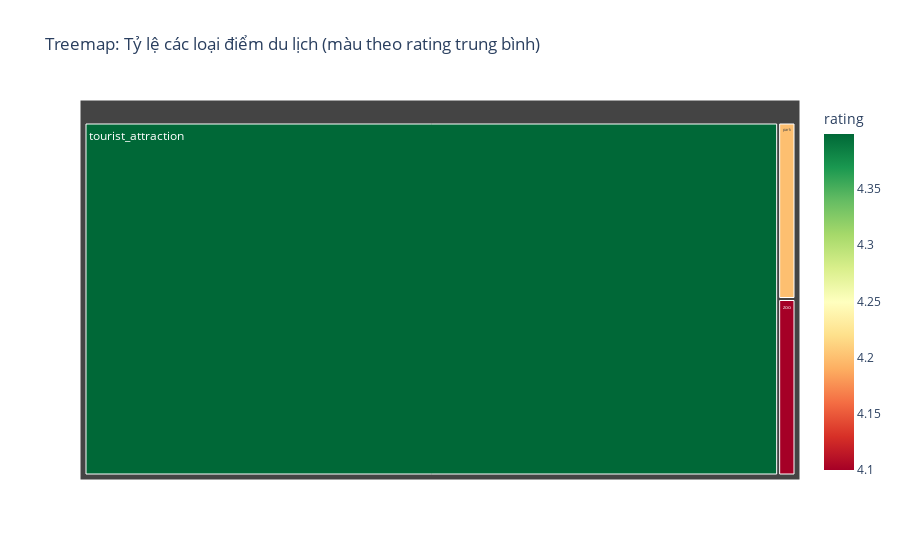

Notebook source saved alongside this figure:
### Code cell
# Biểu đồ Treemap - Tỷ lệ các loại điểm du lịch
import plotly.express as px
treemap_df = df.groupby(['type']).agg({'name':'count', 'rating':'mean'}).reset_index().rename(columns={'name':'count'})
fig = px.treemap(treemap_df, path=['type'], values='count', color='rating', color_continuous_scale='RdYlGn', title='Treemap: Tỷ lệ các loại điểm du lịch (màu theo rating trung bình)')
fig.show()

# Biểu đồ Mosaic Plot - Tỷ lệ loại điểm du lịch theo mức rating
from statsmodels.graphics.mosaicplot import mosaic
import matplotlib
plt.figure(figsize=(10,6))
mosaic(df, ['type', rating_bins], title='Mosaic Plot: Loại điểm du lịch và mức rating')
plt.xticks(rotation=45)
plt.tight_layout()
plt.show()

# Correlogram (Ma trận tương quan) giữa các biến số số học
sns.pairplot(df[['rating','user_ratings_total']].dropna())
plt.suptitle('Correlogram: Ma trận tương quan giữa các biến số', y=1.02)
plt.show()

# PCA - Giảm chiều dữ liệu rating và số lượng đánh giá
from sklearn.decomposition import PCA
from sklearn.preprocessing import StandardScaler
X = df[['rating','user_ratings_total']].dropna()
X_scaled = StandardScaler().fit_transform(X)
pca = PCA(n_components=2)
X_pca = pca.fit_transform(X_scaled)
plt.figure(figsize=(8,6))
plt.scatter(X_pca[:,0], X_pca[:,1], alpha=0.5)
plt.title('PCA: Biểu diễn dữ liệu rating và số lượng đánh giá trên 2 chiều chính')
plt.xlabel('PC1')
plt.ylabel('PC2')
plt.tight_layout()
plt.show()

# Word Cloud - Từ khóa nổi bật trong tên điểm du lịch
from wordcloud import WordCloud
text = ' '.join(df['name'].astype(str))
wordcloud = WordCloud(width=800, height=400, background_color='white', colormap='tab20').generate(text)
plt.figure(figsize=(12,6))
plt.imshow(wordcloud, interpolation='bilinear')
plt.axis('off')
plt.title('Word Cloud: Tên các điểm du lịch nổi bật')
plt.show()

### Figure 1 — Plotly figure (JSON) as saved in the notebook; plotly's stock layout.template omitted (floating-point values rounded to 4 significant figures)
{"data": [{"branchvalues": "total", "customdata": [[4.2], [4.399], [4.1]], "domain": {"x": [0, 1], "y": [0, 1]}, "hovertemplate": "labels=%{label}<br>count=%{value}<br>parent=%{parent}<br>id=%{id}<br>rating=%{color}<extra></extra>", "ids": ["park", "tourist_attraction", "zoo"], "labels": ["park", "tourist_attraction", "zoo"], "marker": {"coloraxis": "coloraxis", "colors": [4.2, 4.399, 4.1]}, "name": "", "parents": ["", "", ""], "type": "treemap", "values": [1.0, 80.0, 1.0]}], "layout": {"coloraxis": {"colorbar": {"title": {"text": "rating"}}, "colorscale": [[0, "rgb(165,0,38)"], [0.1, "rgb(215,48,39)"], [0.2, "rgb(244,109,67)"], [0.3, "rgb(253,174,97)"], [0.4, "rgb(254,224,139)"], [0.5, "rgb(255,255,191)"], [0.6, "rgb(217,239,139)"], [0.7, "rgb(166,217,106)"], [0.8, "rgb(102,189,99)"], [0.9, "rgb(26,152,80)"], [1, "rgb(0,104,55)"]]}, "legend": {"tracegroupgap": 0}, "title": {"text": "Treemap: Tỷ lệ các loại điểm du lịch (màu theo rating trung bình)"}}}
